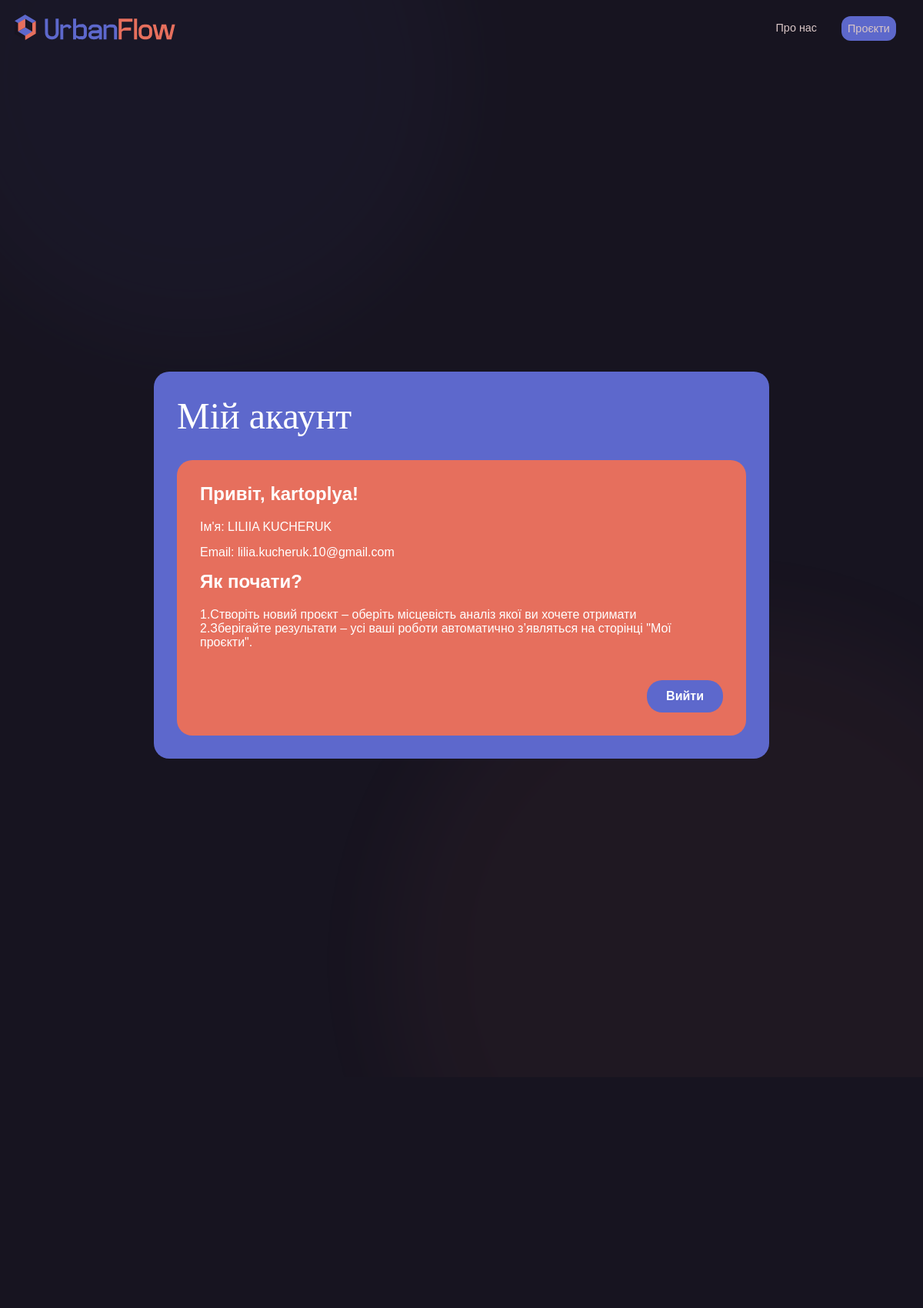
The app's page /profile/ (signed in) with its own data.
### backend/models.py (models this page shows)
class User(AbstractUser):
    avatar = models.ImageField(upload_to='avatars/', null=True, blank=True)
    phone = models.CharField(max_length=20, blank=True)
    class Meta:
        verbose_name = 'User'
        verbose_name_plural = 'Users'

### backend/views.py (the view)
# urls.py: path('profile/', views.profile_view, name='profile'),
@login_required
def profile_view(request):
    return render(request, 'registration/profile.html', {'user': request.user})

### backend/templates/registration/profile.html (shortened to what this page needs)
{% load static %}
<!DOCTYPE html>
<html lang="uk">
<head>
    <link rel="stylesheet" href="https://unpkg.com/leaflet@1.7.1/dist/leaflet.css" />
    <link rel="stylesheet" href="{% static 'css/pages/profile.css' %}">
</head>
<body>
<nav>
    <div class="logo"><a href="{% url 'home' %}">
        <img src="{% static 'img/cube.svg' %}" alt="Логотип UrbanFlow - куб">
        <img src="{% static 'img/UrbanFlow.svg' %}" alt="UrbanFlow">
    </a></div>
    <ul role="list">
        <li><a href="{% url 'about' %}">Про нас</a></li>
        <li><a href="{% url 'myprojects' %}">Проєкти</a></li>
    </ul>
</nav>
<div class="ellipse ellipse-1"></div>
<div class="ellipse ellipse-2"></div>
<main>
    <div class="account-container">
        <div class="account-card">
            <h1>Мій акаунт</h1>
            {% block content %}
            <div class="profile-info">
                <h2>Привіт, {{ user.username }}!</h2>
                <p>Ім'я: {{ user.first_name }} {{ user.last_name }}</p>
                <p>Email: {{ user.email }}</p>
                <h2>Як почати?</h2>
                <p>1.Створіть новий проєкт – оберіть місцевість аналіз якої ви хочете отримати<br>
                2.Зберігайте результати – усі ваші роботи автоматично з’являться на сторінці "Мої проєкти".</p>
                <div class="logout-container">
                    <a href="{% url 'logout' %}" class="logout-btn">Вийти</a>
                </div>
            </div>
            {% endblock %}
        </div>
    </div>
</main>
</body>
</html>

### backend/templates/static/css/pages/profile.css (style rules this page uses)
* { box-sizing: border-box; margin: 0; padding: 0; list-style: none; text-decoration: none; color: inherit; font-family: 'e-Ukraine Ultralight', sans-serif; }
html, body { height: 100%; width: 100%; overflow: hidden; position: relative; }
body { min-height: 100vh; background: #171420; color: #D9C6C6; position: relative; animation: fadeIn 1.5s ease-out; }
nav { display: flex; justify-content: space-between; align-items: center; padding: 1.2rem; width: 100%; z-index: 1; background: transparent; }
.logo { display: flex; align-items: center; animation: slideInFromLeft 0.8s ease-out forwards; opacity: 0; }
.logo img { margin-right: 6px; }
.logo img[src$="cube.svg"] { width: 28px; }
.logo img[src$="UrbanFlow.svg"] { width: 170px; }
ul { display: flex; gap: 1.5rem; margin: 0 1rem 0 0; }
ul li a { font-size: 0.9rem; display: inline-block; padding: 0.4rem 0.5rem; transition: all 0.3s ease; color: #D9C6C6; }
ul li:last-child a { background-color: #5D68CB; padding: 0.5rem; border-radius: 12px; transition: all 0.3s cubic-bezier(0.68, -0.55, 0.27, 1.55); }
main { position: relative; overflow: hidden; min-height: calc(100vh - 80px); padding: 2rem; z-index: 0; display: flex; align-items: center; justify-content: center; }
.account-container { position: relative; width: 100%; max-width: 800px; }
.account-card { background: #5D68CC; border-radius: 20px; padding: 30px; animation: slideInFromLeft 0.8s ease-out forwards; animation-delay: 0.3s; opacity: 0; }
h1 { font-family: "NAMU", serif; font-weight: normal; font-size: 3rem; color: #FFFFFF; margin: 0 0 30px 0; }
.profile-info { background: #E66F5D; border-radius: 20px; padding: 30px; color: #FFFFFF; }
.profile-info h2 { font-size: 24px; margin-bottom: 20px; font-family: 'e-Ukraine Light', sans-serif; }
.profile-info p { font-size: 16px; margin-bottom: 15px; font-family: 'e-Ukraine Light', sans-serif; color: #FFFFFF; }
.logout-btn { display: inline-block; padding: 12px 25px; background: #5D68CC; color: #FFFFFF; border: none; border-radius: 20px; font-size: 16px; font-weight: 600; cursor: pointer; transition: transform 0.3s ease; text-decoration: none; font-family: 'e-Ukraine Ultralight', sans-serif; margin-top: 20px; }
.ellipse { position: absolute; border-radius: 50%; filter: blur(60px); z-index: -2; opacity: 0.2; animation: pulse 8s infinite ease-in-out; pointer-events: none; }
.ellipse-1 { width: 700px; height: 700px; top: -250px; left: -100px; background: rgba(93, 104, 203, 0.2); }
.ellipse-2 { width: 900px; height: 900px; bottom: -300px; right: -200px; background: rgba(230, 126, 103, 0.2); animation-delay: 0s; animation: fadeInEllipse 1s ease-out forwards, pulse 8s infinite ease-in-out 1s; }
.profile-info { background: #E66F5D; border-radius: 20px; padding: 30px; color: #FFFFFF; position: relative; }
.logout-container { text-align: right; margin-top: 20px; }
.logout-btn { display: inline-block; padding: 12px 25px; background: #5D68CC; color: #FFFFFF; border: none; border-radius: 20px; font-size: 16px; font-weight: 600; cursor: pointer; transition: transform 0.3s ease; text-decoration: none; font-family: 'e-Ukraine Ultralight', sans-serif; }

### records on screen
User: username "kartoplya", first_name "LILIIA", last_name "KUCHERUK", email "lilia.kucheruk.10@gmail.com"
